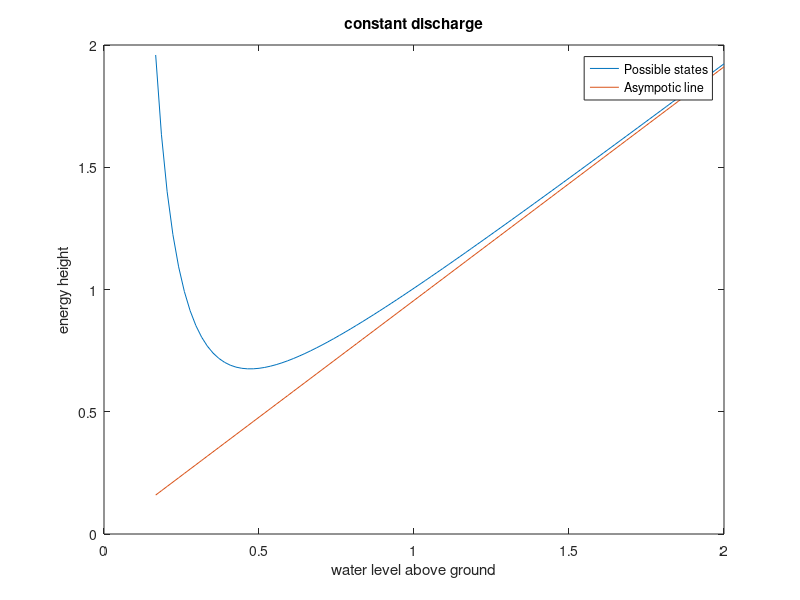

Source code (MATLAB):
function OpenChannel
% Open Channel Flow - energy height and water depth 
%    using MATLAB ode                   
%
%   $Ekkehard Holzbecher  $Date: 2006/04/27 $
%--------------------------------------------------------------------------
g = 10;       % acceleration due to gravity [m*m/s]
beta = 0.3;   % angle of ground inclination 
q = 1;        % discharge per unit width [m*m/s]
H = 2;        % energy height [m]

h = linspace (H/12,H,100);
plot (h,(h*cos(beta)+(q*q/2/g)*ones(size(h,1))./h./h),h,h*cos(beta));
legend ('Possible states','Asympotic line');
title ('constant discharge');
xlabel ('water level above ground');
ylabel ('energy height'); 
